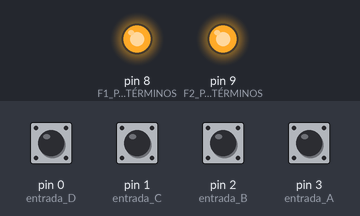
Recording of a sketch running on a simulated Arduino Uno, built with avr-gcc and run on an emulated ATmega328P. Parts: output pins drawn as LEDs (lit = HIGH). The inputs (shaded band) are chosen by the test bench; at power-on: pin 0 (entrada_D), pin 1 (entrada_C), pin 2 (entrada_B), pin 3 (entrada_A) HIGH.

Above: at 1.2 s.
1.3 s: pin 1 (entrada_C) pulled LOW for 0.15 s
At 1.37 s:
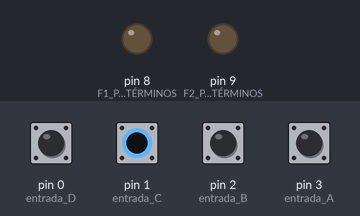
Timing chart, 0 to 4.3 s (numbered marks = the images above; inputs shaded):
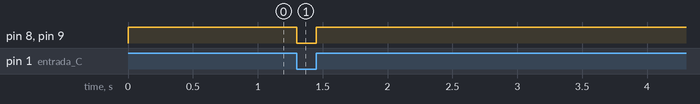

The sketch:

MINMAX.ino
```cpp
//Autor:Dario Jorge Iglesias
boolean D,C,B,A,F1,F2;
void setup()
{
 pinMode(0,INPUT_PULLUP);//entrada D
 pinMode(1,INPUT_PULLUP);//entrada C
 pinMode(2,INPUT_PULLUP);//entrada B
 pinMode(3,INPUT_PULLUP);//entrada A
 pinMode(8,OUTPUT);//F1 PARA MINITÉRMINOS
 pinMode(9,OUTPUT);//F2 PARA MAXITÉRMINOS
}
void loop()
{
 D=digitalRead(0);//Variables de entrada
 C=digitalRead(1);
 B=digitalRead(2);
 A=digitalRead(3);
 //FUNCIÓN MINITÉRMINOS
 F1=(!D&!C)|(C&A)|(D&C&!B);
 //FUNCIÓN MAXITÉRMINOS
 F2=(D|!C|A)&(!C|!B|A)&(!D|C);
 digitalWrite(8,F1);//Actualizaciones
 digitalWrite(9,F2);//de salidas
}
```

Measured:
- after the input at 1.3 s, pin 8 (F1_PARA_MINITÉRMINOS), pin 9 (F2_PARA_MAXITÉRMINOS): HIGH → LOW at once, → HIGH 0.15 s later
